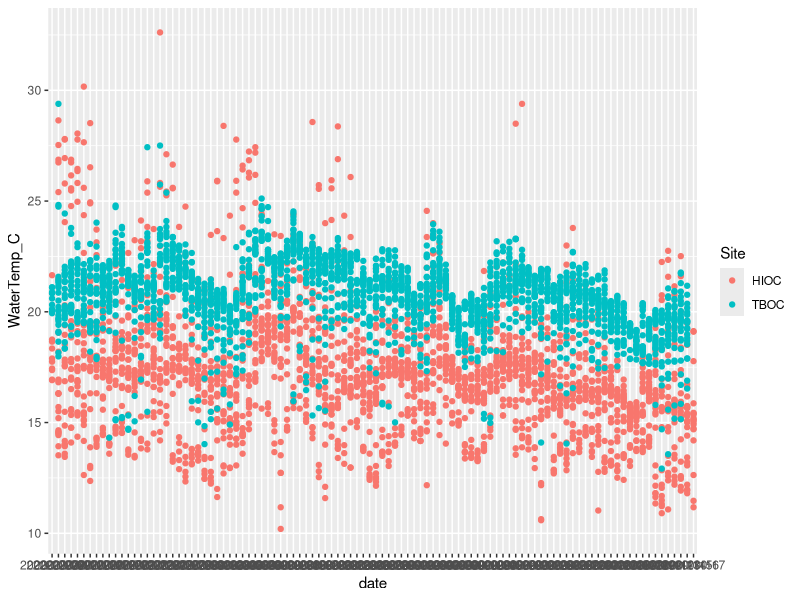

The R script that drew this image: (Note: this script raises an error after producing the figure.)
########## 2020 Temperatures ==============

##### Water Data ============

### load libraries
library(tidyverse)

#### North: Tom's Point (HIOC) ====
### load data sheet
Temps2020 <- read_csv("data/Temperature/2020/Summer2020Temps_Hourly.csv")
glimpse(Temps2020)
summary(Temps2020)
tail(Temps2020)
View(Temps2020)

## clean data

Temps2020 <- Temps2020 %>% 
  mutate(Date_Time = mdy_hm(Date_Time)) %>%  # set date/time format
  separate(Date_Time, into = c('date', 'time'), sep=' ', remove = FALSE) 

## plot Air & Water Temp
Temps2020 %>%
  ggplot(aes(date, WaterTemp_C, color = Site)) +
  geom_point()

#### Stats

Temps2020 %>% 
  group_by(Site) %>% 
  summarize(meanWater = mean(WaterTemp_C),
            SDWater = sd(WaterTemp_C),
            SEWater = SDWater/sqrt(n()),
            maxWater = max(WaterTemp_C),
            minWater = min(WaterTemp_C))

#### HIOC Temps Above 16 deg C

Temps2020 %>% 
  filter(Site == "HIOC",
    date < "2020-10-16", #October 16, 2020
         WaterTemp_C > 15.9) %>% 
  summarize(count = n())

#1704/6 # divide 10 minute intervals into hours: 1239.5 hours
1704 / 24 # 71 days / 100 days that temps were above the threshold for OsHV-1
71/100 # 71% of deployment

### HIOC Temps Above 16 deg C

Temps2020 %>% 
  filter(Site == "TBOC",
         date < "2020-10-17", #October 17, 2020
         WaterTemp_C > 15.9) %>% 
  summarize(count = n())

#2366/6 # divide 10 minute intervals into hours: 1239.5 hours
2366 / 24 # 98 days / 101 days that temps were above the threshold for OsHV-1
98.58/101 #97.6% of deployment


### code for "if/else" statement with deplyr: case_when
Temps2020 %>% 
  mutate(WaterTemp_corrected = case_when(Air_Temp_C >= Water_Temp_C ~ "High Tide", 
                                         Air_Temp_C < Water_Temp_C ~ "Low Tide"))

### does not provide accurate high/low tide. Will use NOAA tide charts:
## HIOC - TB Entrance (North): https://tidesandcurrents.noaa.gov/noaatidepredictions.html?id=9415469 
## BBOC - Blake's Landing (Middle): 
## TBOC - Reynolds (South): 


## write new CSV with high & low tide
#write_csv(Temps2020, "data/Temperature/2022/TomsPoint_2022_Tide.csv")

## hours spent at high & low tide

## mean temps at high and low tide
